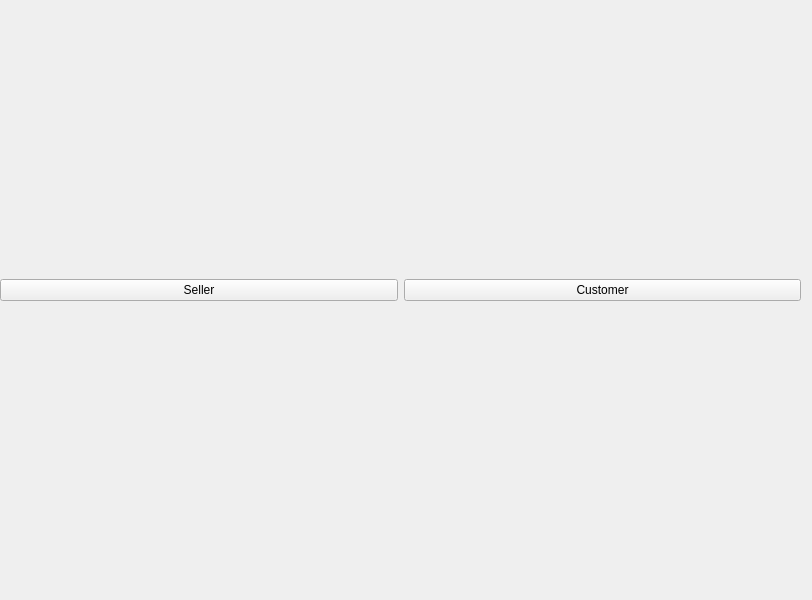
<?xml version="1.0" encoding="UTF-8"?>
<ui version="4.0">
 <class>MainWindow</class>
 <widget class="QMainWindow" name="MainWindow">
  <property name="geometry">
   <rect>
    <x>0</x>
    <y>0</y>
    <width>812</width>
    <height>600</height>
   </rect>
  </property>
  <property name="windowTitle">
   <string>MainWindow</string>
  </property>
  <widget class="QWidget" name="centralwidget">
   <widget class="QWidget" name="horizontalLayoutWidget">
    <property name="geometry">
     <rect>
      <x>0</x>
      <y>20</y>
      <width>801</width>
      <height>541</height>
     </rect>
    </property>
    <layout class="QHBoxLayout" name="horizontalLayout">
     <item>
      <widget class="QPushButton" name="pushButton">
       <property name="text">
        <string>Seller</string>
       </property>
      </widget>
     </item>
     <item>
      <widget class="QPushButton" name="CutomerButton">
       <property name="text">
        <string>Customer</string>
       </property>
      </widget>
     </item>
    </layout>
   </widget>
  </widget>
 </widget>
 <resources/>
 <connections/>
</ui>
